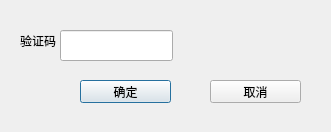
<?xml version="1.0" encoding="UTF-8"?>
<ui version="4.0">
 <class>CaptchaDialog</class>
 <widget class="QDialog" name="CaptchaDialog">
  <property name="geometry">
   <rect>
    <x>0</x>
    <y>0</y>
    <width>331</width>
    <height>132</height>
   </rect>
  </property>
  <property name="windowTitle">
   <string>验证码</string>
  </property>
  <widget class="QLabel" name="label">
   <property name="geometry">
    <rect>
     <x>20</x>
     <y>20</y>
     <width>51</width>
     <height>41</height>
    </rect>
   </property>
   <property name="text">
    <string>验证码：</string>
   </property>
  </widget>
  <widget class="QLineEdit" name="lineEdit">
   <property name="geometry">
    <rect>
     <x>60</x>
     <y>30</y>
     <width>113</width>
     <height>31</height>
    </rect>
   </property>
  </widget>
  <widget class="QLabel" name="label_img">
   <property name="geometry">
    <rect>
     <x>220</x>
     <y>20</y>
     <width>91</width>
     <height>41</height>
    </rect>
   </property>
   <property name="text">
    <string/>
   </property>
  </widget>
  <widget class="QLabel" name="CaptchaLabel">
   <property name="geometry">
    <rect>
     <x>180</x>
     <y>20</y>
     <width>131</width>
     <height>41</height>
    </rect>
   </property>
   <property name="text">
    <string/>
   </property>
   <property name="scaledContents">
    <bool>true</bool>
   </property>
  </widget>
  <widget class="QPushButton" name="pushButtonOk">
   <property name="geometry">
    <rect>
     <x>80</x>
     <y>80</y>
     <width>91</width>
     <height>23</height>
    </rect>
   </property>
   <property name="text">
    <string>确定</string>
   </property>
  </widget>
  <widget class="QPushButton" name="pushButtonCancel">
   <property name="geometry">
    <rect>
     <x>210</x>
     <y>80</y>
     <width>91</width>
     <height>23</height>
    </rect>
   </property>
   <property name="text">
    <string>取消</string>
   </property>
  </widget>
 </widget>
 <resources/>
 <connections/>
</ui>
